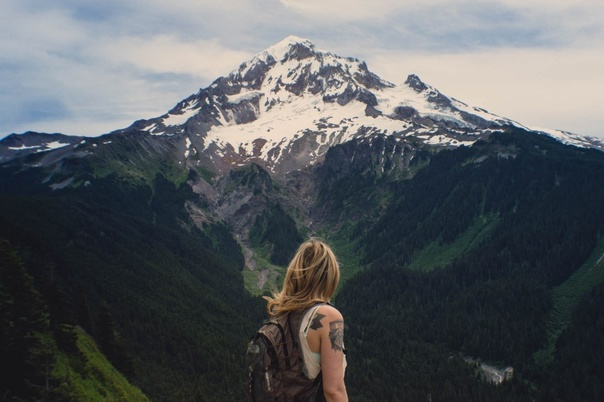
#> input picture LR4/test4.jpg, 604 x 402 px
$ python task.py
#> lines starting #> are read from the running program, lines starting #| are printed output that depends on the picture
import cv2
import numpy as np

# реализация операции свёртки
def Convolution(img, kernel):
    kernel_size = len(kernel)
    # начальные координаты для итераций по пикселям
    x_start = kernel_size // 2
    y_start = kernel_size // 2
    # переопределение матрицы изображения для работы с каждым внутренним пикселем
    matr = np.zeros(img.shape)
    for i in range(img.shape[0]):
        for j in range(img.shape[1]):
            matr[i][j] = img[i][j]
    for i in range(x_start, len(matr)-x_start):
        for j in range(y_start, len(matr[i])-y_start):
            # операция свёртки - каждый пиксель умножается на соответствующий элемент ядра свертки, а затем все произведения суммируются
            val = 0
            for k in range(-(kernel_size//2), kernel_size//2+1):
                for l in range(-(kernel_size//2), kernel_size//2+1):
                    val += img[i + k][j + l] * kernel[k +(kernel_size//2)][l + (kernel_size//2)]
            matr[i][j] = val
    return matr

# нахождение округления угла между вектором градиента и осью Х
def get_angle_number(x, y):
    tg = y/x if x != 0 else 999
    if (x < 0):
        if (y < 0):
            if (tg > 2.414):
                return 0
            elif (tg < 0.414):
                return 6
            elif (tg <= 2.414):
                return 7
        else:
            if (tg < -2.414):
                return 4
            elif (tg < -0.414):
                return 5
            elif (tg >= -0.414):
                return 6
    else:
        if (y < 0):
            if (tg < -2.414):
                return 0
            elif (tg < -0.414):
                return 1
            elif (tg >= -0.414):
                return 2
        else:
            if (tg < 0.414):
                return 2
            elif (tg < 2.414):
                return 3
            elif (tg >= 2.414):
                return 4


i = 0
def main(path, standard_deviation, kernel_size, bound_path):
#> called with path = 'test4.jpg', standard_deviation = 20, kernel_size = 3, bound_path = 5
    global i
    i += 1

    # Задание 1 - чтение строки полного адреса изображения и размытие Гаусса
    img = cv2.imread(path, cv2.IMREAD_GRAYSCALE)
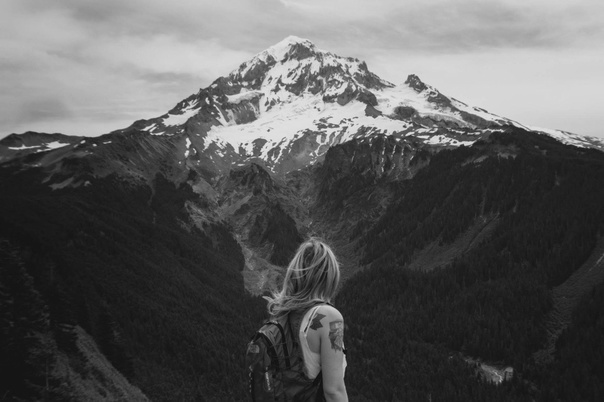
#> img: shape (402, 604); min 12, max 236, mean 90
    imgBlur_CV2 = cv2.GaussianBlur(img, (kernel_size, kernel_size), standard_deviation)
    cv2.imshow('Blur_Imagine', imgBlur_CV2)
    cv2.imshow('Original_image', img)

    # Задание 2 - вычисление и вывод матрицы значений длин и матрицы значений углов градиентов
    # задание матриц оператора Собеля
    Gx = [[-1, 0, 1], [-2, 0, 2], [-1, 0, 1]]
    Gy = [[-1, -2, -1], [0, 0, 0], [1, 2, 1]]

    # применение операции свёртки
    img_Gx = Convolution(img, Gx)
#> after the loop in Convolution, `for i in range(x_start, len(matr)-x_start):`:
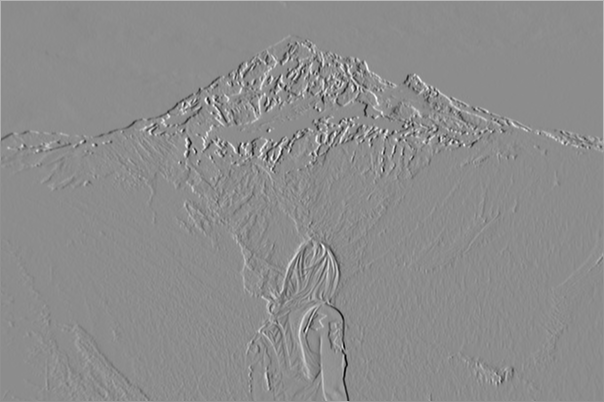
#> matr: shape (402, 604) float64; min -644, max 524, mean 1.1; drawn with min black and max white
    img_Gy = Convolution(img, Gy)
#> after the loop in Convolution (call 2), `for i in range(x_start, len(matr)-x_start):`:
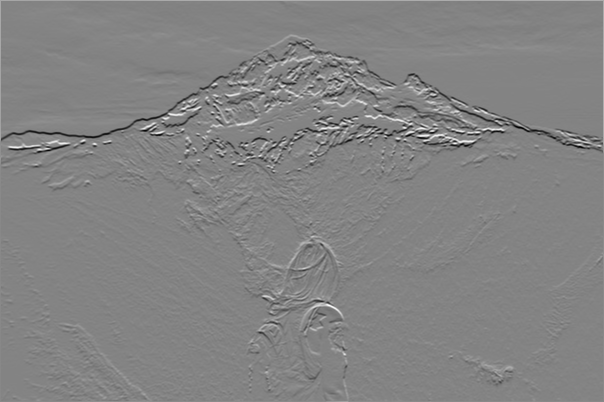
#> matr: shape (402, 604) float64; min -670, max 626, mean -2.3; drawn with min black and max white

    # переопределение матрицы изображения для работы с каждым внутренним пикселем
    matr_gradient = np.zeros(img.shape)
    for i in range(img.shape[0]):
        for j in range(img.shape[1]):
            matr_gradient[i][j] = img[i][j]

    # нахождение матрицы длины вектора градиента
    for i in range(img.shape[0]):
        for j in range(img.shape[1]):
            matr_gradient[i][j] = np.sqrt(img_Gx[i][j] ** 2 + img_Gy[i][j] ** 2)
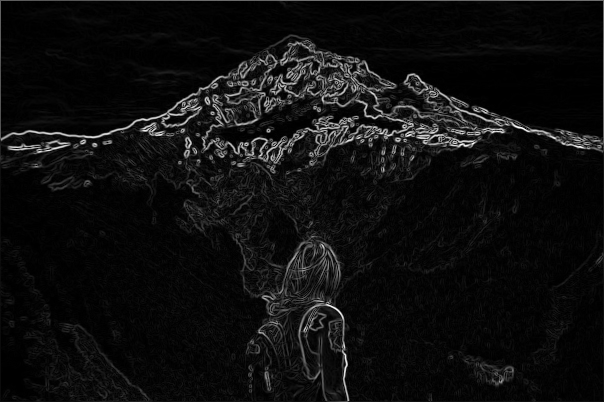
#> matr_gradient: shape (402, 604) float64; min 0, max 673.7, mean 40.1; drawn with min black and max white

    # нахождение матрицы значений углов градиента
    img_angles = img.copy()
    for i in range(img.shape[0]):
        for j in range(img.shape[1]):
            img_angles[i][j] = get_angle_number(img_Gx[i][j], img_Gy[i][j])
#> this loop made 402 passes
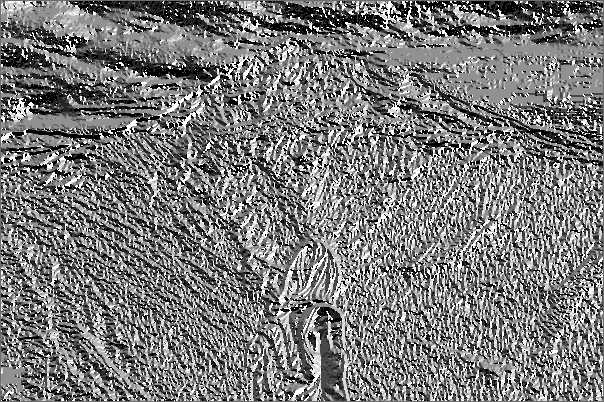
#> img_angles: shape (402, 604); min 0, max 7, mean 3.35; drawn with min black and max white

    # поиск максимального значения длины градиента
    max_gradient = np.max(matr_gradient)

    img_gradient_to_print = img.copy()
    #нормализация
    for i in range(img.shape[0]):
        for j in range(img.shape[1]):
        #деление-нормализация значений длин градиента, чтобы они находились в диапазоне от 0 до 1
        #Затем результат умножается на 255, чтобы привести значения к диапазону от 0 до 255,
        # что подходит для отображения на экране(стандартный диапазон rgb)
            img_gradient_to_print[i][j] = (float(matr_gradient[i][j]) / max_gradient) * 255
    # cv2.imshow('Matrix_gradient ' + str(i), img_gradient_to_print)

    # вывод матрицы значений длин градиента
    print('Матрица значений длин градиента:')
    print(matr_gradient)
#> (printed output is left out)

    # нормализация матрицы значений углов градиента для отображения изображения
    img_angles_to_print = img.copy()
    for i in range(img.shape[0]):
        for j in range(img.shape[1]):
            img_angles_to_print[i][j] = img_angles[i][j] / 7 * 255
    # cv2.imshow('Matrix_angles ' + str(i), img_angles_to_print)
    #вывод
    print('Матрица значений углов градиента:')
    print(img_angles)
#> (printed output is left out)

    # Задание 3 - подавление немаксимумов

    # инициализация массива границ изображения
    img_border = img.copy()
    for i in range(img.shape[0]):
        for j in range(img.shape[1]):
            #угол градиента
            angle = img_angles[i][j]
            #длина вектора градиента
            gradient = matr_gradient[i][j]
            # проверка находится ли пиксель на границе изображения
            if (i == 0 or i == img.shape[0] - 1 or j == 0 or j == img.shape[1] - 1):
                img_border[i][j] = 0 # граничный пиксель в значении 0
            # определение смещения по осям в зависимости от значения угла градиента
            else:
                x_shift = 0
                y_shift = 0
                # смещение по оси абсцисс
                if (angle == 0 or angle == 4):
                    x_shift = 0
                elif (angle > 0 and angle < 4):
                    x_shift = 1
                else:
                    x_shift = -1
                # смещение по оси ординат
                if (angle == 2 or angle == 6):
                    y_shift = 0
                elif (angle > 2 and angle < 6):
                    y_shift = -1
                else:
                    y_shift = 1
                # проверка имеет ли пиксель максимальное значение градиента среди соседних пикселей относительно смещения
                is_max = gradient >= matr_gradient[i + y_shift][j + x_shift] and gradient >= matr_gradient[i - y_shift][ j - x_shift]
                img_border[i][j] = 255 if is_max else 0
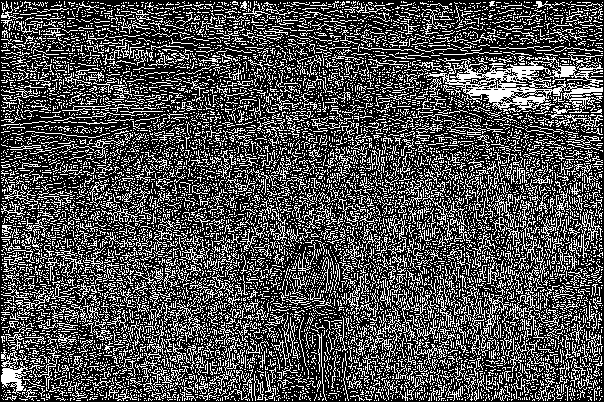
#> img_border: shape (402, 604); 30.7% white in thin lines or dots
    # cv2.imshow('img_border', img_border)

    # Задание 4 - двойная пороговая фильтрация

    # задание пороговых границ для градиента.
    # Более низкое значение приведет к более низким пороговым значениям,
    # и больше пикселей могут быть отмечены как граница.
    lower_bound = max_gradient / bound_path
    upper_bound = max_gradient - max_gradient / bound_path
    # инициализация массива результата
    double_filtration = np.zeros(img.shape)
    for i in range(img.shape[0]):
        for j in range(img.shape[1]):
            #длина вектора градиента
            gradient = matr_gradient[i][j]
            # проверка является ли пиксель границей
            if (img_border[i][j] == 255):
                # проверка градиента в диапазоне
                if (gradient >= lower_bound and gradient <= upper_bound):
                    flag = False
                    # проверка пикселя с максимальной длиной градиента среди соседей
                    for k in range(-1, 2):
                        for l in range(-1, 2):
                            if (flag):
                                break
                            # поиск границы( если соседний пиксель граница и входит в диапазон)
                            if (img_border[i + k][j + l] == 255 and matr_gradient[i + k][j + l] >= lower_bound):
                                flag = True
                                break
                    #красим пиксель
                    if (flag):
                        double_filtration[i][j] = 255
                # если значение градиента выше - верхней границы, то пиксель точно граница
                elif (gradient > upper_bound):
                    double_filtration[i][j] = 255
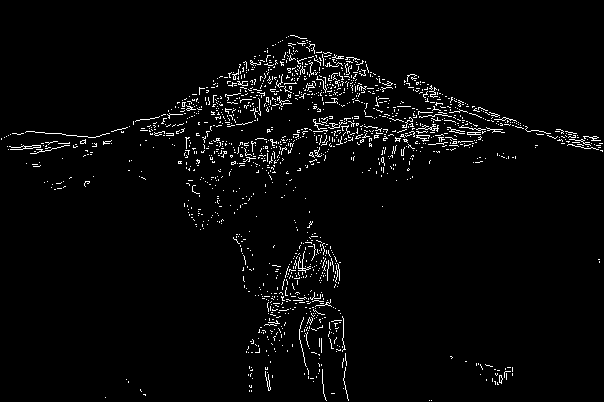
#> double_filtration: shape (402, 604) float64; 3% white in thin lines or dots
    cv2.imshow('Double_filtration with standard_deviation='+str(standard_deviation) + ' kernel='
               +str(kernel_size)+' bound='+str(bound_path), double_filtration)

    cv2.waitKey(0)

main('test4.jpg',20,3, 5)
# main('test4.jpg',100, 3, 1)
# main('test4.jpg', 10, 9, 15)
